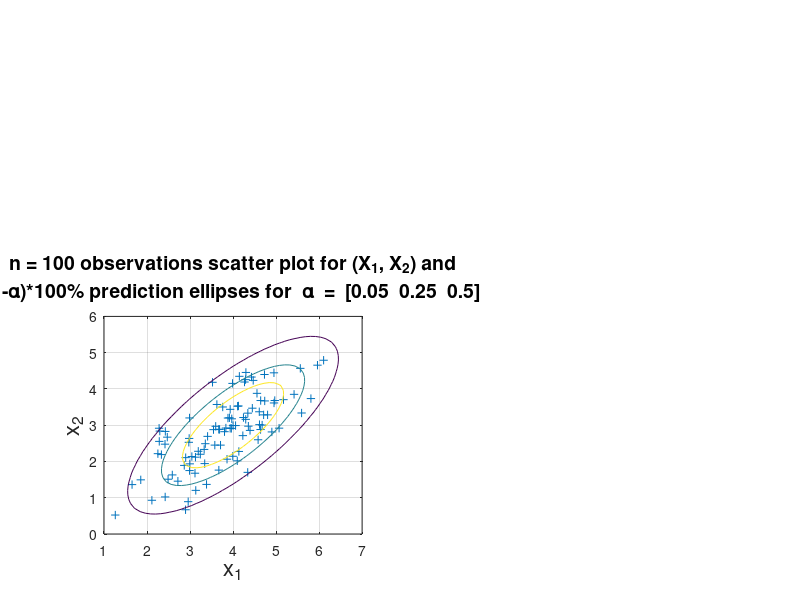

Recreate this plot in MATLAB. (Note: this script raises an error after producing the figure.)
clc;clear;close all
format compact
%--------------------------------------------------------------------------
% define MVN
%--------------------------------------------------------------------------
mu1 = 4;
mu2 = 3;
sigma1 = 1;
sigma2 = 1;
var1 = sigma1^2;
var2 = sigma2^2;
rho = 0.75;
mu = [mu1 mu2];
Sigma = [var1 rho*sqrt(var1*var2); rho*sqrt(var1*var2) var2];
maxvar = max(var1,var2);
%--------------------------------------------------------------------------
% generate observations from MVN
%--------------------------------------------------------------------------
p = 2;
n = 100;
obs = mvnrnd(mu,Sigma,n);
%--------------------------------------------------------------------------
% descriptive statistics
%--------------------------------------------------------------------------
mu_hat = mean(obs);
mu1_hat = mu_hat(1);
mu2_hat = mu_hat(2);
Sigma_hat = cov(obs);
subplot(4,2,3)
axis off
%--------------------------------------------------------------------------
%  plot observations and prediction ellipses
%--------------------------------------------------------------------------
x1 = mu1-3*sigma1:6*sigma1/50:mu1+3*sigma1; 
x2 = mu2-3*sigma2:6*sigma2/50:mu2+3*sigma2;
[X1,X2] = meshgrid(x1,x2);
F = mvnpdf([X1(:) X2(:)],mu,Sigma);
F = reshape(F,length(x2),length(x1));
subplot(4,2,[5 7])
alpha = [0.5 0.25 0.05];
plot(obs(:,1),obs(:,2),'+'),grid,axis([mu1-3*sqrt(maxvar) mu1+3*sqrt(maxvar) mu2-3*sqrt(maxvar) mu2+3*sqrt(maxvar)]),...
    xlabel('x_1','Fontsize',16); ylabel('x_2','Fontsize',16),...
    title({['n = ' num2str(n) ' observations scatter plot for (X_1, X_2) and'];['(1-{\alpha})*100% prediction ellipses for  {\alpha}  =  [' num2str(alpha(3)) '  ' num2str(alpha(2)) '  ' num2str(alpha(1)) ']']},'Fontsize',14)
hold on
c = chi2inv(1-alpha,p);
C = (1/(2*pi*sqrt(det(Sigma))))*exp(-c/2);
contour(x1,x2,F,C,'Color','k','LineWidth',2),axis square
text(-4.5,5,'Descriptive statistics:','Fontsize',14)
text(-4.5,4.2,['{\mu}_h_a_t = x = [' num2str(mu1_hat,3) '  ' num2str(mu2_hat,3) ']'],'Fontsize',14)
text(-3.5,4.65,'_','Fontsize',16)
text(-4.5,3.5,['{\Sigma}_h_a_t = S = [' num2str(Sigma_hat(1,1),3) '  ' num2str(Sigma_hat(1,2),3) ';'],'Fontsize',14)
text(-4.5,3.2,['                  ' num2str(Sigma_hat(2,1),3) '  ' num2str(Sigma_hat(2,2),3) ']'],'Fontsize',14)
hold off
%--------------------------------------------------------------------------
% Confidence region for mu (not for observations !)
%--------------------------------------------------------------------------
subplot(4,2,2:2:6)
y1 = mu1_hat-sqrt(Sigma_hat(1,1)):sqrt(Sigma_hat(1,1))/50:mu1_hat+sqrt(Sigma_hat(1,1)); 
y2 = mu2_hat-sqrt(Sigma_hat(2,2)):sqrt(Sigma_hat(2,2))/50:mu2_hat+sqrt(Sigma_hat(2,2));
[Y1,Y2] = meshgrid(y1,y2);
F = mvnpdf([Y1(:) Y2(:)],mu_hat,Sigma_hat);
F = reshape(F,length(y2),length(y1));
alpha = 0.05;
alpha_contour = [0.05 0.05];  % must be a vector for "contour"
c = (p*(n-1)/(n*(n-p)))*finv(1-alpha_contour,p,n-p);
C = (1/(2*pi*sqrt(det(Sigma_hat))))*exp(-c/2);
contour(y1,y2,F,C,'Color','k','LineWidth',3),axis square,grid,xlabel('{\mu}_1','Fontsize',18),ylabel('{\mu}_2','Fontsize',18),...
        title({'95% Confidence region and intervals for ({\mu}_1, {\mu}_2) based on observations:';'CR (black), simult.CI (red), marg.CI (blue), Bonf.CI (green)'},'Fontsize',14)
hold on
[V, lambda] = eig(Sigma_hat);
ellipse_axes_half_lengths_1 = sqrt(lambda(1,1))*sqrt((p*(n-1)/(n*(n-p)))*finv(1-alpha,p,n-p));
ellipse_axes_half_lengths_2 = sqrt(lambda(2,2))*sqrt((p*(n-1)/(n*(n-p)))*finv(1-alpha,p,n-p));
line([mu1_hat  mu1_hat+ellipse_axes_half_lengths_1*V(1,1)],[mu2_hat mu2_hat+ellipse_axes_half_lengths_1*V(2,1)],'LineWidth',2,'Color','k')
line([mu1_hat  mu1_hat+ellipse_axes_half_lengths_2*V(1,2)],[mu2_hat mu2_hat+ellipse_axes_half_lengths_2*V(2,2)],'LineWidth',2,'Color','k')
%--------------------------------------------------------------------------
% Simultaneous confidence intervals for mu (not for observations !)
%--------------------------------------------------------------------------
mu1_sim_CI = [mu1_hat-sqrt((p*(n-1)/(n-p))*finv(1-alpha,p,n-p))*sqrt(Sigma_hat(1,1)/n) mu1_hat+sqrt((p*(n-1)/(n-p))*finv(1-alpha,p,n-p))*sqrt(Sigma_hat(1,1)/n)];
line([mu1_sim_CI(1) mu1_sim_CI(1)],[0 6],'LineWidth',2,'Color','r')
line([mu1_sim_CI(2) mu1_sim_CI(2)],[0 6],'LineWidth',2,'Color','r')
mu2_sim_CI = [mu2_hat-sqrt((p*(n-1)/(n-p))*finv(1-alpha,p,n-p))*sqrt(Sigma_hat(2,2)/n) mu2_hat+sqrt((p*(n-1)/(n-p))*finv(1-alpha,p,n-p))*sqrt(Sigma_hat(2,2)/n)];
line([1 7],[mu2_sim_CI(1) mu2_sim_CI(1)],'LineWidth',2,'Color','r')
line([1 7],[mu2_sim_CI(2) mu2_sim_CI(2)],'LineWidth',2,'Color','r'),xlim(mu1_sim_CI+[-0.1 0.1]),ylim(mu2_sim_CI+[-0.1 0.1])
%--------------------------------------------------------------------------
% Marginal confidence intervals for mu (not for observations !)
%--------------------------------------------------------------------------
mu1_marg_CI = [mu1_hat-tinv(1-alpha/2,n-1)*sqrt(Sigma_hat(1,1)/n) mu1_hat+tinv(1-alpha/2,n-1)*sqrt(Sigma_hat(1,1)/n)];
line([mu1_marg_CI(1) mu1_marg_CI(1)],[0 6],'LineWidth',2,'Color','b')
line([mu1_marg_CI(2) mu1_marg_CI(2)],[0 6],'LineWidth',2,'Color','b')
mu2_marg_CI = [mu2_hat-tinv(1-alpha/2,n-1)*sqrt(Sigma_hat(2,2)/n) mu2_hat+tinv(1-alpha/2,n-1)*sqrt(Sigma_hat(2,2)/n)];
line([1 7],[mu2_marg_CI(1) mu2_marg_CI(1)],'LineWidth',2,'Color','b')
line([1 7],[mu2_marg_CI(2) mu2_marg_CI(2)],'LineWidth',2,'Color','b')
%--------------------------------------------------------------------------
% Bonferroni simultaneous confidence intervals for mu (not for observations !)
%--------------------------------------------------------------------------
mu1_bonf_CI = [mu1_hat-tinv(1-alpha/(2*p),n-1)*sqrt(Sigma_hat(1,1)/n) mu1_hat+tinv(1-alpha/(2*p),n-1)*sqrt(Sigma_hat(1,1)/n)];
line([mu1_bonf_CI(1) mu1_bonf_CI(1)],[0 6],'LineWidth',2,'Color','g')
line([mu1_bonf_CI(2) mu1_bonf_CI(2)],[0 6],'LineWidth',2,'Color','g')
mu2_bonf_CI = [mu2_hat-tinv(1-alpha/(2*p),n-1)*sqrt(Sigma_hat(2,2)/n) mu2_hat+tinv(1-alpha/(2*p),n-1)*sqrt(Sigma_hat(2,2)/n)];
line([1 7],[mu2_bonf_CI(1) mu2_bonf_CI(1)],'LineWidth',2,'Color','g')
line([1 7],[mu2_bonf_CI(2) mu2_bonf_CI(2)],'LineWidth',2,'Color','g')
text(0.999*mu1_hat,mu2_hat,'o','Fontsize',14)
text(mu1_hat-0.075,mu2_hat+0.03,'({\mu}_1_,_h_a_t, {\mu}_2_,_h_a_t)','Fontsize',14)
hold off
%--------------------------------------------------------------------------
% Test confidence region and intervals
%--------------------------------------------------------------------------
N = 1000;
mu_in_CR = 0;
mu_in_sim_CI = 0;
mu_in_marg_CI = 0;
mu_in_bonf_CI = 0;
for iterations = 1:N
    obs = mvnrnd(mu,Sigma,n);
    mu_hat = mean(obs);
    mu1_hat = mu_hat(1);
    mu2_hat = mu_hat(2);
    Sigma_hat = cov(obs);
    if  (mu_hat-mu)*inv(Sigma_hat)*(mu_hat-mu)' <= (p*(n-1)/(n*(n-p)))*finv(1-alpha,p,n-p)
        mu_in_CR = mu_in_CR + 1;
    end
    mu1_sim_CI = [mu1_hat-sqrt((p*(n-1)/(n-p))*finv(1-alpha,p,n-p))*sqrt(Sigma_hat(1,1)/n) mu1_hat+sqrt((p*(n-1)/(n-p))*finv(1-alpha,p,n-p))*sqrt(Sigma_hat(1,1)/n)];
    mu2_sim_CI = [mu2_hat-sqrt((p*(n-1)/(n-p))*finv(1-alpha,p,n-p))*sqrt(Sigma_hat(2,2)/n) mu2_hat+sqrt((p*(n-1)/(n-p))*finv(1-alpha,p,n-p))*sqrt(Sigma_hat(2,2)/n)];
    if (mu1>=mu1_sim_CI(1) && mu1<=mu1_sim_CI(2) && mu2>=mu2_sim_CI(1) && mu2<=mu2_sim_CI(2))
        mu_in_sim_CI = mu_in_sim_CI + 1;
    end
    mu1_marg_CI = [mu1_hat-tinv(1-alpha/2,n-1)*sqrt(Sigma_hat(1,1)/n) mu1_hat+tinv(1-alpha/2,n-1)*sqrt(Sigma_hat(1,1)/n)];
    mu2_marg_CI = [mu2_hat-tinv(1-alpha/2,n-1)*sqrt(Sigma_hat(2,2)/n) mu2_hat+tinv(1-alpha/2,n-1)*sqrt(Sigma_hat(2,2)/n)];
    if (mu1>=mu1_marg_CI(1) && mu1<=mu1_marg_CI(2) && mu2>=mu2_marg_CI(1) && mu2<=mu2_marg_CI(2))
        mu_in_marg_CI = mu_in_marg_CI + 1;
    end
    mu1_bonf_CI = [mu1_hat-tinv(1-alpha/(2*p),n-1)*sqrt(Sigma_hat(1,1)/n) mu1_hat+tinv(1-alpha/(2*p),n-1)*sqrt(Sigma_hat(1,1)/n)];
    mu2_bonf_CI = [mu2_hat-tinv(1-alpha/(2*p),n-1)*sqrt(Sigma_hat(2,2)/n) mu2_hat+tinv(1-alpha/(2*p),n-1)*sqrt(Sigma_hat(2,2)/n)];
    if (mu1>=mu1_bonf_CI(1) && mu1<=mu1_bonf_CI(2) && mu2>=mu2_bonf_CI(1) && mu2<=mu2_bonf_CI(2))
        mu_in_bonf_CI = mu_in_bonf_CI + 1;
    end
end
subplot(4,2,8)
axis off
text(-0.1,0.6,['Test of CR and CI''s with N = ' num2str(N) ' iterations each using n = ' num2str(n) ' observations:'],'Fontsize',14)
text(-0.1,0.4,['Desired confidence: 100(1-{\alpha})% = ' num2str(100*(1-alpha),3) ' %'],'Fontsize',14)
text(0.65,0.4,'Empirical values achieved:','Fontsize',14)
text(0.65,0.25,'{\mu} {\in} CR:','Fontsize',14)
text(0.89,0.25,[num2str(100*mu_in_CR/N,3) ' %'],'Fontsize',14)
text(1.04,0.25,'(black)','Fontsize',14,'Color','k')
text(0.65,0.1,'{\mu} {\in} simult.CI:','Fontsize',14)
text(0.89,0.1,[num2str(100*mu_in_sim_CI/N,3) ' %'],'Fontsize',14)
text(1.04,0.1,'(red)','Fontsize',14,'Color','r')
text(0.65,-0.05,'{\mu} {\in} marg.CI:','Fontsize',14)
text(0.89,-0.05,[num2str(100*mu_in_marg_CI/N,3) ' %'],'Fontsize',14)
text(1.04,-0.05,'(blue)','Fontsize',14,'Color','b')
text(0.65,-0.2,'{\mu} {\in} Bonf.CI:','Fontsize',14)
text(0.89,-0.2,[num2str(100*mu_in_bonf_CI/N,3) ' %'],'Fontsize',14)
text(1.04,-0.2,'(green)','Fontsize',14,'Color','g')
%--------------------------------------------------------------------------
% Text for figure
%--------------------------------------------------------------------------
subplot(4,2,1)
axis off
text(-0.3,1,'Confidence region (CR) and confidence intervals (CI) for {\mu} = ({\mu}_1,{\mu}_2)^T','Fontsize',20)
text(-0.3,0.75,'of an assumed bivariate normal, (X_1,X_2) ~ N_2({\mu},{\Sigma})   ({\mu},{\Sigma} unknown)','Fontsize',20)
text(-0.3,0.5,'Level of confidence:  100(1-{\alpha}) %','Fontsize',16)
text(-0.3,0.2,'CR (two-dimens.):     (x-{\mu})^T*S^-^1*(x-{\mu})  {\leq}  p(n-1)/n(n-p) * F_p_,_n_-_p({\alpha})','Fontsize',16)
text(-0.095,0.37,'                 _              _','Fontsize',16)
text(-0.3,-0.05,'Simultaneous CI''s:    ( x_i   {\pm}  sqrt [ p(n-1)/(n-p) * F_p_,_n_-_p({\alpha}) ] * sqrt [ s_i_i/n ] ),   i=1,2','Fontsize',16)
text(-0.093,0.13,'                 _','Fontsize',16)
text(-0.3,-0.3,'Marginal CI''s:            ( x_i   {\pm}  t_n_-_1({\alpha}/2) * sqrt [ s_i_i/n ] ),   i=1,2','Fontsize',16)
text(-0.093,-0.12,'                 _','Fontsize',16)
text(-0.3,-0.55,'Bonferroni CI''s:         ( x_i   {\pm}  t_n_-_1({\alpha}/2p) * sqrt [ s_i_i/n ] ),   i=1,2','Fontsize',16)
text(-0.093,-0.37,'                 _','Fontsize',16)
%------------------------------------------------------------------------------------------

